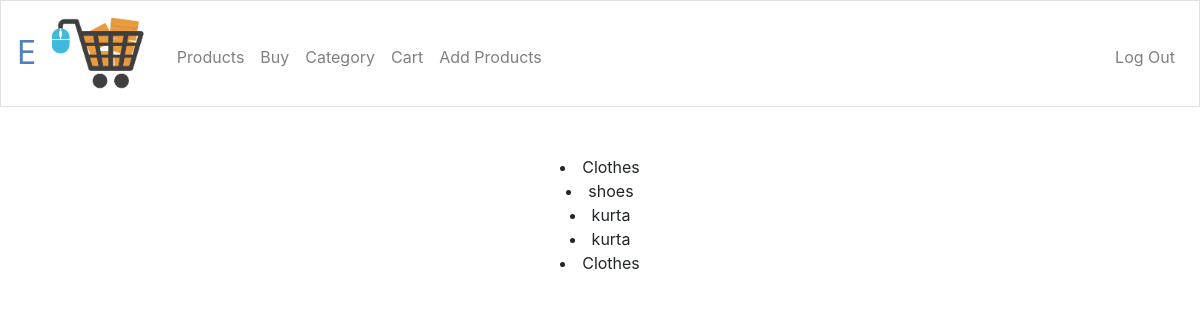
Page /category (signed in) on the committed database.
### tables this page shows
CREATE TABLE category (category_id INTEGER PRIMARY KEY NOT NULL, category_name TEXT NOT NULL);

### application.py (the view)
@app.route("/category", methods=["GET", "POST"])
@login_required
def category():
    rows = db.execute("SELECT * FROM category")
    return render_template("category.html", categ=rows)

### application.py (called while the page is built)
@app.after_request
def after_request(response):
    response.headers["Cache-Control"] = "no-cache, no-store, must-revalidate"
    response.headers["Expires"] = 0
    response.headers["Pragma"] = "no-cache"
    return response

### helpers.py (called while the page is built)
def login_required(f):
    @wraps(f)
    def decorated_function(*args, **kwargs):
        if session.get("user_id") is None:
            return redirect("/login")
        return f(*args, **kwargs)
    return decorated_function

### templates/category.html (shortened to what this page needs)
{% extends "layout.html" %}
{% block main %}
{% for cat in categ %}
<li>{{cat.category_name}}</li>
{% endfor %}
{% endblock %}

### static/styles.css (style rules this page uses)
* { box-sizing: border-box; }

### rows in the picture
category: category_name "Clothes"
category: category_name "shoes"
category: category_name "kurta"
category: category_name "kurta"
category: category_name "Clothes"
